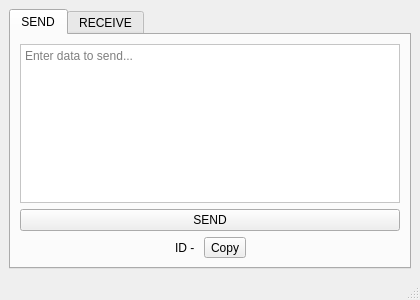
<?xml version="1.0" encoding="UTF-8"?>
<ui version="4.0">
 <class>CommandLineTool</class>
 <widget class="QMainWindow" name="SafePaste">
  <property name="geometry">
   <rect>
    <x>0</x>
    <y>0</y>
    <width>420</width>
    <height>300</height>
   </rect>
  </property>
  <property name="windowTitle">
   <string>SafePaste</string>
  </property>
  <property name="styleSheet">
   <string>
QTabWidget::tab-bar {
    alignment: center;
}
QTextEdit, QLineEdit {
    background-color: white;
    color: black;
}
</string>
  </property>
  <widget class="QWidget" name="centralwidget">
   <layout class="QVBoxLayout" name="verticalLayout">
    <item>
     <widget class="QTabWidget" name="modeTabWidget">
      <property name="currentIndex">
       <number>0</number>
      </property>
      <widget class="QWidget" name="sendTab">
       <attribute name="title">
        <string>SEND</string>
       </attribute>
       <layout class="QVBoxLayout" name="verticalLayout_2">
        <item>
         <widget class="QTextEdit" name="sendTextEdit">
          <property name="placeholderText">
           <string>Enter data to send...</string>
          </property>
         </widget>
        </item>
        <item>
         <widget class="QPushButton" name="sendButton">
          <property name="text">
           <string>SEND</string>
          </property>
         </widget>
        </item>
        <item>
         <layout class="QHBoxLayout" name="idLayout">
          <item>
           <spacer name="horizontalSpacer_Left">
            <property name="orientation">
             <enum>Qt::Horizontal</enum>
            </property>
            <property name="sizeHint" stdset="0">
             <size>
              <width>40</width>
              <height>20</height>
             </size>
            </property>
           </spacer>
          </item>
          <item>
           <widget class="QLabel" name="idLabel">
            <property name="text">
             <string>ID - </string>
            </property>
           </widget>
          </item>
          <item>
           <widget class="QToolButton" name="clipboardButton">
            <property name="text">
             <string>Copy</string>
            </property>
           </widget>
          </item>
          <item>
           <spacer name="horizontalSpacer_Right">
            <property name="orientation">
             <enum>Qt::Horizontal</enum>
            </property>
            <property name="sizeHint" stdset="0">
             <size>
              <width>40</width>
              <height>20</height>
             </size>
            </property>
           </spacer>
          </item>
         </layout>
        </item>
       </layout>
      </widget>
      <widget class="QWidget" name="receiveTab">
       <attribute name="title">
        <string>RECEIVE</string>
       </attribute>
       <layout class="QVBoxLayout" name="verticalLayout_3">
        <item>
         <widget class="QTextEdit" name="receiveTextEdit">
          <property name="readOnly">
           <bool>true</bool>
          </property>
          <property name="placeholderText">
           <string>Received data will appear here...</string>
          </property>
         </widget>
        </item>
        <item>
         <layout class="QHBoxLayout" name="fetchLayout">
          <item>
           <widget class="QLineEdit" name="codeLineEdit">
            <property name="placeholderText">
             <string>Enter the unique ID!!</string>
            </property>
           </widget>
          </item>
          <item>
           <widget class="QPushButton" name="fetchButton">
            <property name="text">
             <string>FETCH</string>
            </property>
           </widget>
          </item>
         </layout>
        </item>
       </layout>
      </widget>
     </widget>
    </item>
   </layout>
  </widget>
  <widget class="QMenuBar" name="menubar"/>
  <widget class="QStatusBar" name="statusbar"/>
 </widget>
 <resources/>
 <connections/>
</ui>
